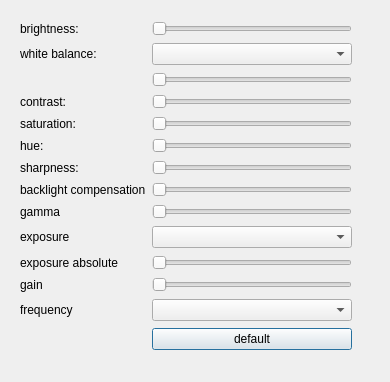
<?xml version="1.0" encoding="UTF-8"?>
<ui version="4.0">
 <class>SettingDialog</class>
 <widget class="QDialog" name="SettingDialog">
  <property name="geometry">
   <rect>
    <x>0</x>
    <y>0</y>
    <width>390</width>
    <height>382</height>
   </rect>
  </property>
  <property name="windowTitle">
   <string>Dialog</string>
  </property>
  <layout class="QGridLayout" name="gridLayout_2">
   <item row="0" column="1">
    <widget class="QWidget" name="controlWidget" native="true">
     <property name="sizePolicy">
      <sizepolicy hsizetype="Fixed" vsizetype="Preferred">
       <horstretch>0</horstretch>
       <verstretch>0</verstretch>
      </sizepolicy>
     </property>
     <property name="minimumSize">
      <size>
       <width>350</width>
       <height>0</height>
      </size>
     </property>
     <layout class="QGridLayout" name="gridLayout">
      <item row="8" column="0">
       <widget class="QLabel" name="hueLabel">
        <property name="text">
         <string>hue:</string>
        </property>
       </widget>
      </item>
      <item row="17" column="0">
       <widget class="QLabel" name="frequencyLabel">
        <property name="text">
         <string>frequency</string>
        </property>
       </widget>
      </item>
      <item row="10" column="1">
       <widget class="QSlider" name="backlightCompensationSlider">
        <property name="orientation">
         <enum>Qt::Horizontal</enum>
        </property>
       </widget>
      </item>
      <item row="11" column="0">
       <widget class="QLabel" name="gammaLabel">
        <property name="text">
         <string>gamma</string>
        </property>
       </widget>
      </item>
      <item row="18" column="1">
       <widget class="QPushButton" name="defaultBtn">
        <property name="text">
         <string>default</string>
        </property>
       </widget>
      </item>
      <item row="1" column="1">
       <widget class="QSlider" name="brightnessSlider">
        <property name="orientation">
         <enum>Qt::Horizontal</enum>
        </property>
       </widget>
      </item>
      <item row="4" column="1">
       <widget class="QComboBox" name="whiteBalanceComboBox"/>
      </item>
      <item row="15" column="1">
       <widget class="QSlider" name="gainSlider">
        <property name="orientation">
         <enum>Qt::Horizontal</enum>
        </property>
       </widget>
      </item>
      <item row="11" column="1">
       <widget class="QSlider" name="gammaSlider">
        <property name="orientation">
         <enum>Qt::Horizontal</enum>
        </property>
       </widget>
      </item>
      <item row="6" column="0">
       <widget class="QLabel" name="contrastLabel">
        <property name="text">
         <string>contrast:</string>
        </property>
       </widget>
      </item>
      <item row="8" column="1">
       <widget class="QSlider" name="hueSlider">
        <property name="orientation">
         <enum>Qt::Horizontal</enum>
        </property>
       </widget>
      </item>
      <item row="6" column="1">
       <widget class="QSlider" name="contrastSlider">
        <property name="orientation">
         <enum>Qt::Horizontal</enum>
        </property>
       </widget>
      </item>
      <item row="7" column="1">
       <widget class="QSlider" name="saturationSlider">
        <property name="orientation">
         <enum>Qt::Horizontal</enum>
        </property>
       </widget>
      </item>
      <item row="1" column="0">
       <widget class="QLabel" name="brightLabel">
        <property name="text">
         <string>brightness:</string>
        </property>
       </widget>
      </item>
      <item row="13" column="0">
       <widget class="QLabel" name="exposureLabel">
        <property name="text">
         <string>exposure</string>
        </property>
       </widget>
      </item>
      <item row="4" column="0">
       <widget class="QLabel" name="whiteBalanceLabel">
        <property name="text">
         <string>white balance:</string>
        </property>
       </widget>
      </item>
      <item row="13" column="1">
       <widget class="QComboBox" name="exposureComboBox"/>
      </item>
      <item row="7" column="0">
       <widget class="QLabel" name="saturationLabel">
        <property name="text">
         <string>saturation:</string>
        </property>
       </widget>
      </item>
      <item row="9" column="0">
       <widget class="QLabel" name="sharpnessLabel">
        <property name="text">
         <string>sharpness:</string>
        </property>
       </widget>
      </item>
      <item row="10" column="0">
       <widget class="QLabel" name="backlightCompensationLabel">
        <property name="text">
         <string>backlight compensation</string>
        </property>
       </widget>
      </item>
      <item row="9" column="1">
       <widget class="QSlider" name="sharpnessSlider">
        <property name="orientation">
         <enum>Qt::Horizontal</enum>
        </property>
       </widget>
      </item>
      <item row="14" column="1">
       <widget class="QSlider" name="exposureAbsoluteSlider">
        <property name="orientation">
         <enum>Qt::Horizontal</enum>
        </property>
       </widget>
      </item>
      <item row="5" column="1">
       <widget class="QSlider" name="whiteBalanceSlider">
        <property name="orientation">
         <enum>Qt::Horizontal</enum>
        </property>
       </widget>
      </item>
      <item row="17" column="1">
       <widget class="QComboBox" name="frequenceComboBox"/>
      </item>
      <item row="15" column="0">
       <widget class="QLabel" name="gainLabel">
        <property name="text">
         <string>gain</string>
        </property>
       </widget>
      </item>
      <item row="14" column="0">
       <widget class="QLabel" name="exposureAbsoluteLabel">
        <property name="text">
         <string>exposure absolute</string>
        </property>
       </widget>
      </item>
     </layout>
    </widget>
   </item>
   <item row="0" column="2">
    <spacer name="horizontalSpacer">
     <property name="orientation">
      <enum>Qt::Horizontal</enum>
     </property>
     <property name="sizeHint" stdset="0">
      <size>
       <width>40</width>
       <height>20</height>
      </size>
     </property>
    </spacer>
   </item>
  </layout>
 </widget>
 <resources/>
 <connections/>
</ui>
